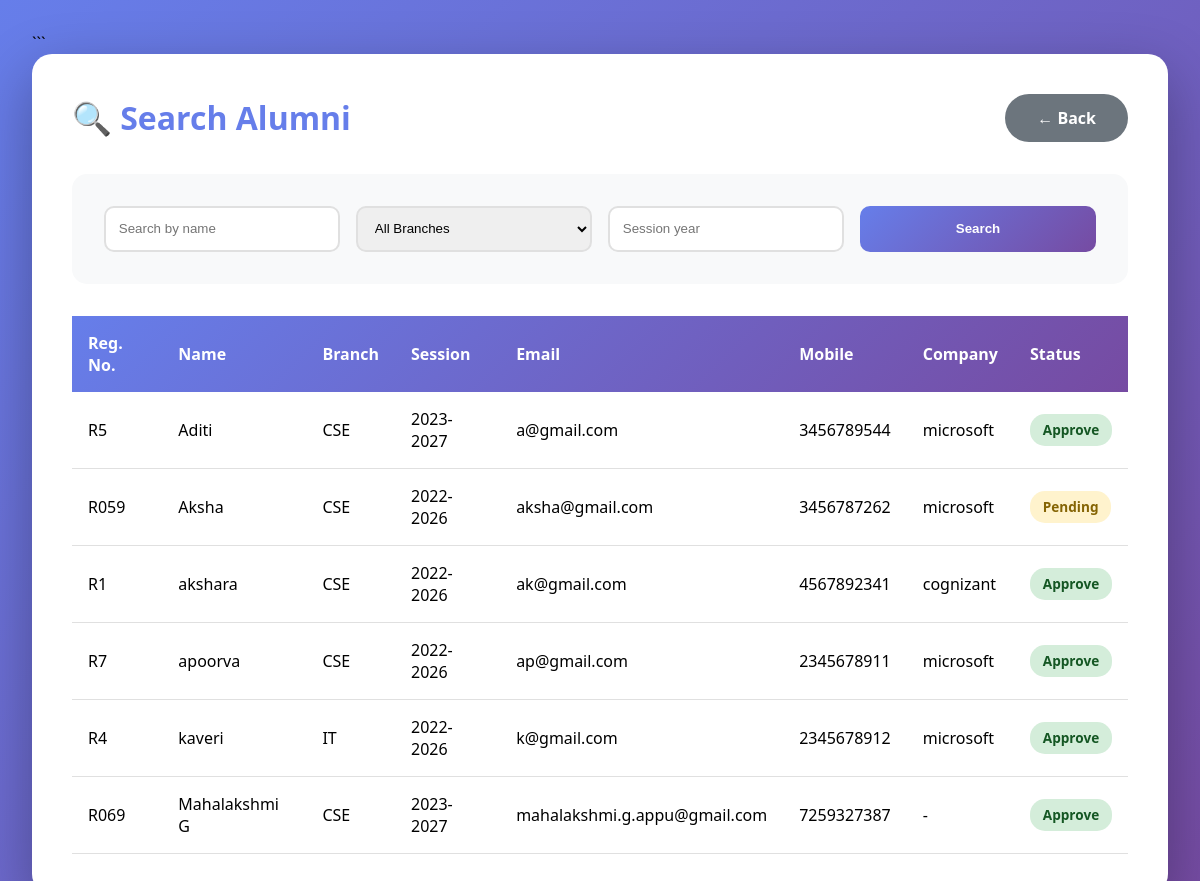
Page /search_alumni3.php (signed in) on the committed database.
### tables this page shows
CREATE TABLE `alumniinfo` (
  `pi_name` varchar(100) NOT NULL,
  `pi_gender` varchar(20) NOT NULL,
  `pi_address` varchar(100) NOT NULL,
  `pi_email` varchar(100) NOT NULL,
  `pi_linkedin` varchar(255) DEFAULT NULL,
  `pi_instagram` varchar(255) DEFAULT NULL,
  `pi_whatsapp` varchar(20) DEFAULT NULL,
  `pi_facebook` varchar(255) DEFAULT NULL,
  `pi_twitter` varchar(255) DEFAULT NULL,
  `pi_github` varchar(255) DEFAULT NULL,
  `pi_portfolio` varchar(255) DEFAULT NULL,
  `pi_picture` longblob DEFAULT NULL,
  `pi_session` varchar(50) NOT NULL,
  `pi_branch` varchar(50) NOT NULL,
  `pi_yop` year(4) DEFAULT NULL,
  `pi_mobile` varchar(50) NOT NULL,
  `pi_company` varchar(50) NOT NULL,
  `pi_designation` varchar(100) DEFAULT NULL,
  `pi_register` varchar(100) NOT NULL,
  `show_contact` tinyint(1) DEFAULT 1 COMMENT 'Show contact info to students',
  `available_for_mentorship` tinyint(1) DEFAULT 1 COMMENT 'Available as mentor'
);

CREATE TABLE `alumnimember` (
  `pi_register` varchar(20) NOT NULL,
  `al_password` varchar(20) NOT NULL,
  `al_status` varchar(20) NOT NULL DEFAULT 'Pending'
);

### search_alumni3.php (the view, shortened to what this page needs)
<?php
include_once 'db_config.php';
$search_name = isset($_GET['name']) ? mysqli_real_escape_string($conn, $_GET['name']) : '';
$search_session = isset($_GET['session']) ? mysqli_real_escape_string($conn, $_GET['session']) : '';
$query = "SELECT ai.*, am.al_status
          FROM alumniinfo ai
          JOIN alumnimember am ON ai.pi_register = am.pi_register
          WHERE 1=1";
$query .= " ORDER BY ai.pi_name ASC";
$alumni_result = mysqli_query($conn, $query);
?>
<!DOCTYPE html>
<html lang="en">
<head>
</head>
<body>
    <div class="container">
        <div class="header">
            <h1>🔍 Search Alumni</h1>
            <a href="admin_homepage.php" class="btn">← Back</a>
        </div>
        <form method="GET" class="search-form">
            <input type="text" name="name" placeholder="Search by name" value="<?php echo $search_name; ?>">
            <select name="branch">
                <option value="">All Branches</option>
            </select>
            <input type="text" name="session" placeholder="Session year" value="<?php echo $search_session; ?>">
            <button type="submit" class="btn-search">Search</button>
        </form>
        <table>
            <thead>
                <tr>
                    <th>Reg. No.</th>
                    <th>Name</th>
                    <th>Branch</th>
                    <th>Session</th>
                    <th>Email</th>
                    <th>Mobile</th>
                    <th>Company</th>
                    <th>Status</th>
                </tr>
            </thead>
            <tbody>
                <?php while ($al = mysqli_fetch_assoc($alumni_result)): ?>
                    <tr>
                        <td><?php echo $al['pi_register']; ?></td>
                        <td><?php echo $al['pi_name']; ?></td>
                        <td><?php echo $al['pi_branch']; ?></td>
                        <td><?php echo $al['pi_session']; ?></td>
                        <td><?php echo $al['pi_email']; ?></td>
                        <td><?php echo $al['pi_mobile']; ?></td>
                        <td><?php echo $al['pi_company'] ?: '-'; ?></td>
                        <td>
                            <span class="status-badge status-<?php echo strtolower($al['al_status']); ?>">
                                <?php echo $al['al_status']; ?>
                            </span>
                        </td>
                    </tr>
                <?php endwhile; ?>
            </tbody>
        </table>
    </div>
</body>
</html>

### search_alumni3.php (style rules this page uses)
* { margin: 0; padding: 0; box-sizing: border-box; }
body { font-family: 'Segoe UI', Tahoma, Geneva, Verdana, sans-serif; background: linear-gradient(135deg, #667eea 0%, #764ba2 100%); min-height: 100vh; padding: 2rem; }
.container { max-width: 1400px; margin: 0 auto; background: white; border-radius: 20px; padding: 2.5rem; box-shadow: 0 20px 60px rgba(0, 0, 0, 0.3); }
.header { display: flex; justify-content: space-between; align-items: center; margin-bottom: 2rem; }
h1 { color: #667eea; }
.btn { padding: 0.8rem 2rem; border-radius: 25px; text-decoration: none; font-weight: 600; background: #6c757d; color: white; }
.search-form { background: #f8f9fa; padding: 2rem; border-radius: 15px; margin-bottom: 2rem; display: grid; grid-template-columns: repeat(auto-fit, minmax(200px, 1fr)); gap: 1rem; }
.search-form input, .search-form select { padding: 0.8rem; border: 2px solid #e0e0e0; border-radius: 10px; }
.btn-search { background: linear-gradient(135deg, #667eea 0%, #764ba2 100%); color: white; padding: 0.8rem 2rem; border: none; border-radius: 10px; cursor: pointer; font-weight: 600; }
table { width: 100%; border-collapse: collapse; }
table thead { background: linear-gradient(135deg, #667eea 0%, #764ba2 100%); color: white; }
table th { padding: 1rem; text-align: left; }
table td { padding: 1rem; border-bottom: 1px solid #e0e0e0; }
.status-badge { padding: 0.4rem 0.8rem; border-radius: 15px; font-size: 0.85rem; font-weight: 600; }
.status-approve { background: #d4edda; color: #155724; }
.status-pending { background: #fff3cd; color: #856404; }

### rows in the picture
alumniinfo: pi_register "R5", pi_name "Aditi", pi_branch "CSE", pi_session "2023-2027", pi_email "a@gmail.com", pi_mobile "3456789544", pi_company "microsoft", pi_register.al_status "Approve"
alumniinfo: pi_register "R059", pi_name "Aksha", pi_branch "CSE", pi_session "2022-2026", pi_email "aksha@gmail.com", pi_mobile "3456787262", pi_company "microsoft", pi_register.al_status "Pending"
alumniinfo: pi_register "R1", pi_name "akshara", pi_branch "CSE", pi_session "2022-2026", pi_email "ak@gmail.com", pi_mobile "4567892341", pi_company "cognizant", pi_register.al_status "Approve"
alumniinfo: pi_register "R7", pi_name "apoorva", pi_branch "CSE", pi_session "2022-2026", pi_email "ap@gmail.com", pi_mobile "2345678911", pi_company "microsoft", pi_register.al_status "Approve"
alumniinfo: pi_register "R4", pi_name "kaveri", pi_branch "IT", pi_session "2022-2026", pi_email "k@gmail.com", pi_mobile "2345678912", pi_company "microsoft", pi_register.al_status "Approve"
alumniinfo: pi_register "R069", pi_name "Mahalakshmi G", pi_branch "CSE", pi_session "2023-2027", pi_email "mahalakshmi.g.appu@gmail.com", pi_mobile "7259327387", pi_company "-", pi_register.al_status "Approve"
